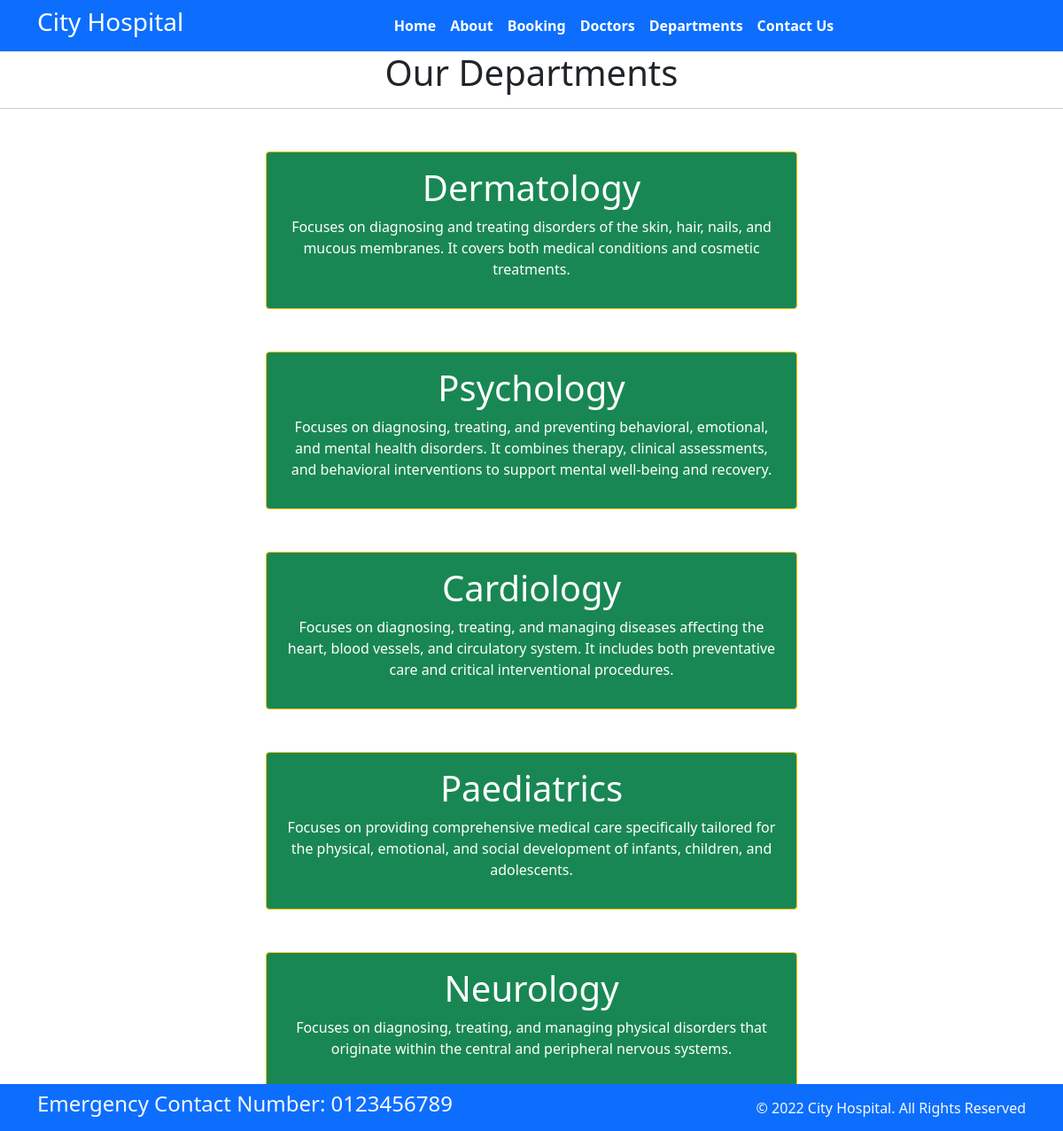
Screenshot of /departments/ with the database file from the repository.
### home/models.py (models this page shows, shortened)
class departments(models.Model):
    dep_name=models.CharField(max_length=100)
    dep_description=models.TextField()

### home/views.py (the view)
# urls.py: path('departments/', views.departments,name='departments'),
def departments(request):
    dic_dept = {
        'dept': DepartmentModel.objects.all()
    }
    return render(request, 'departments.html', dic_dept)

### templates/departments.html (shortened to what this page needs)
{%extends "base.html"%}
{% block content %}
    <h1 class="text-center">Our Departments</h1>
    <hr>
    {% for d in dept %}
    <div class="mx-auto w-50 bg-success text-center text-white p-3 my-5 border border-warning rounded ">
        <h1>
            {{ d.dep_name }}
        </h1>
        <p>
            {{ d.dep_description }}
        </p>
    </div>
    {% endfor %}
{% endblock %}

### templates/base.html (shortened to what this page needs)
{% load static %}
<!DOCTYPE html>
<html>
  <head>
    <link rel="stylesheet"
      href=" https://cdn.jsdelivr.net/npm/bootstrap@5.1.3/dist/css/bootstrap.min.css ">
    <link rel="stylesheet"
      href="https://use.fontawesome.com/releases/v5.2.0/css/all.css">
    <link rel="stylesheet" href="{% static 'CSS/style.css' %}">
  </head>
  <body>
    <nav class="navbar bg-primary navbar-expand-md ">
      <div class="container">
        <div class="col-2 text-left pl-md-0">
          <h3 class="text-white"> City Hospital </h3>
        </div>
        <div
          class="collapse navbar-collapse justify-content-center col-md-8 navbar-collapse-3">
          <ul class="navbar-nav justify-content-center  fw-bold">
            <li class="nav-item active">
              <a class="nav-link text-white" href={%url 'home'%}>Home </a>
            </li>
            <li class="nav-item">
              <a class="nav-link text-white" href={%url 'about'%}>About</a>
            </li>
            <li class="nav-item">
              <a class="nav-link text-white" href={%url 'booking'%}>Booking</a>
            </li>
            <li class="nav-item">
              <a class="nav-link text-white" href={%url 'doctors'%}>Doctors</a>
            </li>
			 <li class="nav-item">
              <a class="nav-link text-white" href={%url 'departments'%} >Departments</a>
            </li>
            <li class="nav-item">
              <a class="nav-link text-white" href={%url 'contact'%}>Contact Us</a>
            </li>
          </ul>
        </div>
      </div>
    </nav>
{% block content %}
{% endblock %}
    <section class="fixed-bottom">
      <footer class="pt-2 pb-2  bg-primary text-light">
        <div class="container">
          <div class="row align-items-center">
            <div class="col-12 col-md-8">
              <h4>Emergency Contact Number: 0123456789</h4>
            </div>
            <div class="col-12 col-md-4 mt-4 mt-md-0 text-center text-md-end">
              © 2022 City Hospital. All Rights Reserved
            </div>
          </div>
        </div>
      </footer>
    </section>
  </body>
</html>

### rows the page displays
departments: dep_name "Dermatology", dep_description "Focuses on diagnosing and treating disorders of the skin, hair, nails, and mucous membranes. It covers both medical conditions and cosmetic treatments."
departments: dep_name "Psychology", dep_description "Focuses on diagnosing, treating, and preventing behavioral, emotional, and mental health disorders. It combines therapy, clinical assessments, and behavioral interventions to support mental well-being and recovery."
departments: dep_name "Cardiology", dep_description "Focuses on diagnosing, treating, and managing diseases affecting the heart, blood vessels, and circulatory system. It includes both preventative care and critical interventional procedures."
departments: dep_name "Paediatrics", dep_description "Focuses on providing comprehensive medical care specifically tailored for the physical, emotional, and social development of infants, children, and adolescents."
departments: dep_name "Neurology", dep_description "Focuses on diagnosing, treating, and managing physical disorders that originate within the central and peripheral nervous systems."
